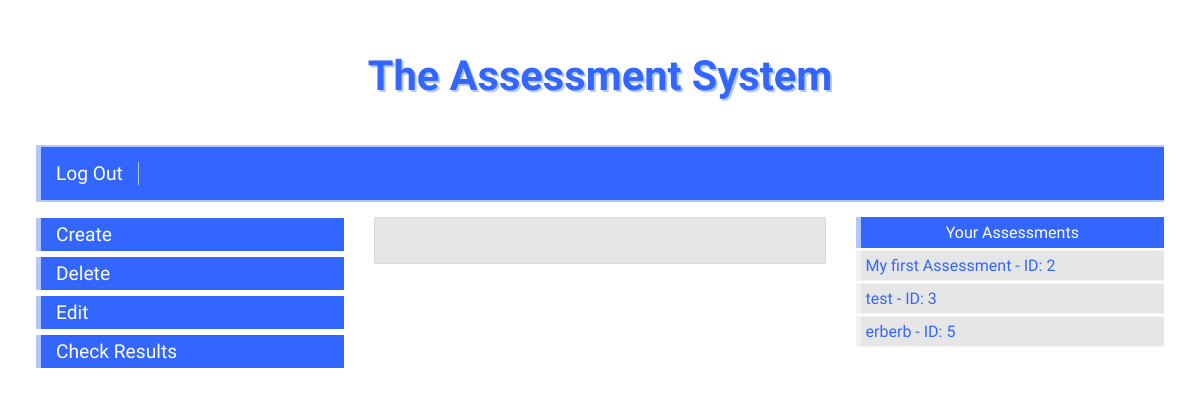
/ (signed in), run on an earlier commit of the app's database.
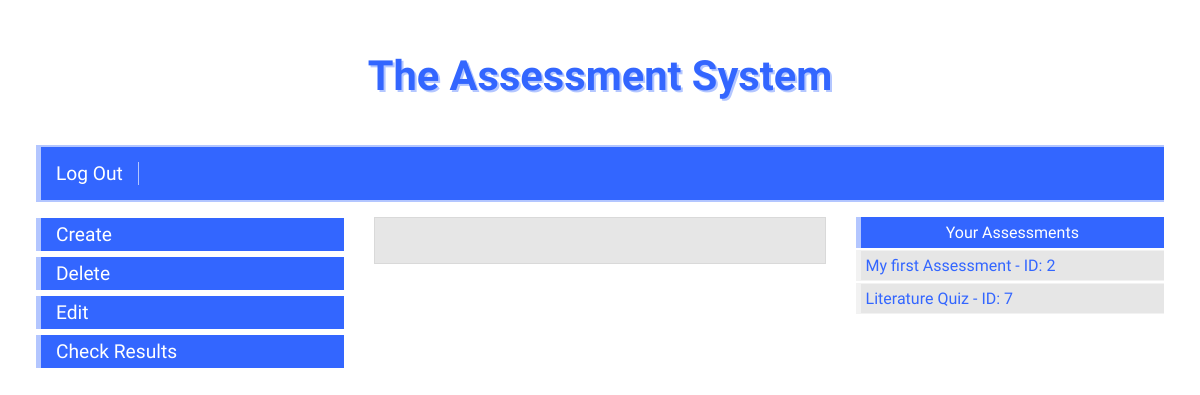
And on a later commit of the database.
### assessment/models.py (models this page shows)
class Assessment(models.Model):
    creator = models.ForeignKey(settings.AUTH_USER_MODEL, on_delete=models.CASCADE, editable=False)
    title = models.CharField(max_length=100, blank=True)
    def __str__(self):
        return f'{self.title} - ID: {self.id}'

### core/views.py (the view)
# urls.py: 2. Add a URL to urlpatterns:  path('', views.home, name='home')
def home(request):
    template_name = 'home.html'
    if request.user.id is not None:
        user_id = request.user.id
        current_user = User.objects.get(id=user_id)
        user_assessments = Assessment.objects.filter(creator=current_user).exclude(title='')
    else:
        user_assessments = None
    context = {
        'user_assessments': user_assessments,
    }
    return render(request, template_name, context)

### core/templates/core/home.html (shortened to what this page needs)
{% extends 'base.html' %}
{% block content %}
<div class="col-12" id="logo">
    <h1><a href="{% url 'home' %}" class="logo">The Assessment System</a></h1>
</div>
<div class="col-12" id="navbar">
    {% if not user.is_authenticated %}
    <a href="{% url 'login' %}" class="navbar-button">Log In</a>
    <a href="{% url 'signup' %}" class="navbar-button">Sign Up</a>
    {% else %}
    <a href="{% url 'logout' %}" class="navbar-button">Log Out</a>
    {% endif %}
</div>
{% if user.role == 'Teacher' %}
<div class="col-3" id="left-side-teacher">
    <br><a href="{% url 'create-assessment' %}" name="create-assessment" class="left-side-button">Create</a>
    <br><a href="{% url 'delete-assessment' %}" name="delete-assessment" class="left-side-button">Delete</a>
    <br><a href="{% url 'edit-assessment' %}" name="edit-assessment" class="left-side-button">Edit</a>
    <br><a href="{% url 'check-results' %}" name="check-results" class="left-side-button">Check Results</a>
</div>
<div class="col-6" id="main-content-teacher">
</div>
<div class="col-3" id="right-side-teacher">
    {% if user_assessments %}
    <h3 class="right-side-title">Your Assessments</h3>
    {% for assessment in user_assessments %}
    <ul class="assessments-list">{{ assessment }}</ul>
    {% endfor %}
    {% else %}
    <h3 class="right-side-title">You have no assessments.</h3>
    {% endif %}
</div>
{% endif %}
{% endblock %}

### assessmentsystem/templates/assessmentsystem/base.html (shortened to what this page needs)
<!DOCTYPE html>
{% load static %}
<html lang="en">
<head>
    <link rel="stylesheet" type="text/css" href="{% static 'assessmentsystem/css/style.css' %}">
</head>
<body>
{% block content %}{% endblock %}
</body>
</html>

### assessmentsystem/static/assessmentsystem/css/style.css (style rules this page uses)
* { box-sizing: border-box; }
[class*="col-"] { float: left; padding: 15px; border: 1px ; }
.col-3 { width: 30%; }
.col-6 { width: 40%; }
.col-12 { width: 100%; }
body { font-family: sans-serif; margin-left: 3%; margin-right: 3%; }
#logo { text-align: center; font-family: 'Armata'; font-size: 2em; }
.logo { color: #3366ff; text-shadow: 2px 2px #b3c6ff; }
a:link { text-decoration: none; }
#navbar { background-color: #3366ff; border-top: 2px solid #b3c6ff; border-bottom: 2px solid #b3c6ff; border-left: 5px solid #b3c6ff; }
.navbar-button { color: white; font-family: 'Armata'; margin-right: 15px; font-size: 120%; border-right: 1px solid #b3c6ff; padding-right: 15px; }
.left-side-button { color: white; font-family: 'Armata'; font-size: 120%; background-color: #3366ff; padding-right: 3px; padding-left: 15px; padding-top: 5px; padding-bottom: 5px; display: block; border-left: 5px solid #b3c6ff; margin-bottom: -12px; margin-right: 30px; }
.right-side-title { font-family: 'Armata'; color: white; font-size: 100%; margin-block-start: 0px; margin-block-end: 2px; background-color: #3366ff; padding: 6px; font-weight: normal; text-align: center; border-left: 5px solid #b3c6ff; margin-left: 15px; }
#left-side-teacher { padding: 0px; margin-top: -2px; }
div#right-side-teacher { float: left; padding-right: 0px; }
ul { font-family: 'Rosario'; color: #3366ff; font-size: 100%; list-style-type: none; padding: 5px; background-color: #e6e6e6; margin-block-start: 0px; margin-block-end: 2px; border-left: 5px solid #f2f2f2; border-bottom: 1px solid #f2f2f2; border-top: 1px solid #f2f2f2; }
h1 { text-align: center; font-family: 'Armata'; font-size: 130%; margin-bottom: 30px; color: #3366ff; }
#main-content-teacher { font-family: 'Armata'; color: black; margin-top: 15px; background-color: #e6e6e6; padding: 2%; border: 1px solid #d9d9d9; }
h3 { font-family: 'Armata'; font-size: 100%; margin-top: 0px; color: #3366ff; margin-top: 15px; font-weight: bold; }
.assessments-list { margin-left: 15px; }

What changed in the data, as far as the page shows it:
removed Assessment: title+id "test - ID: 3"
removed Assessment: title+id "erberb - ID: 5"
added Assessment: title+id "Literature Quiz - ID: 7"
